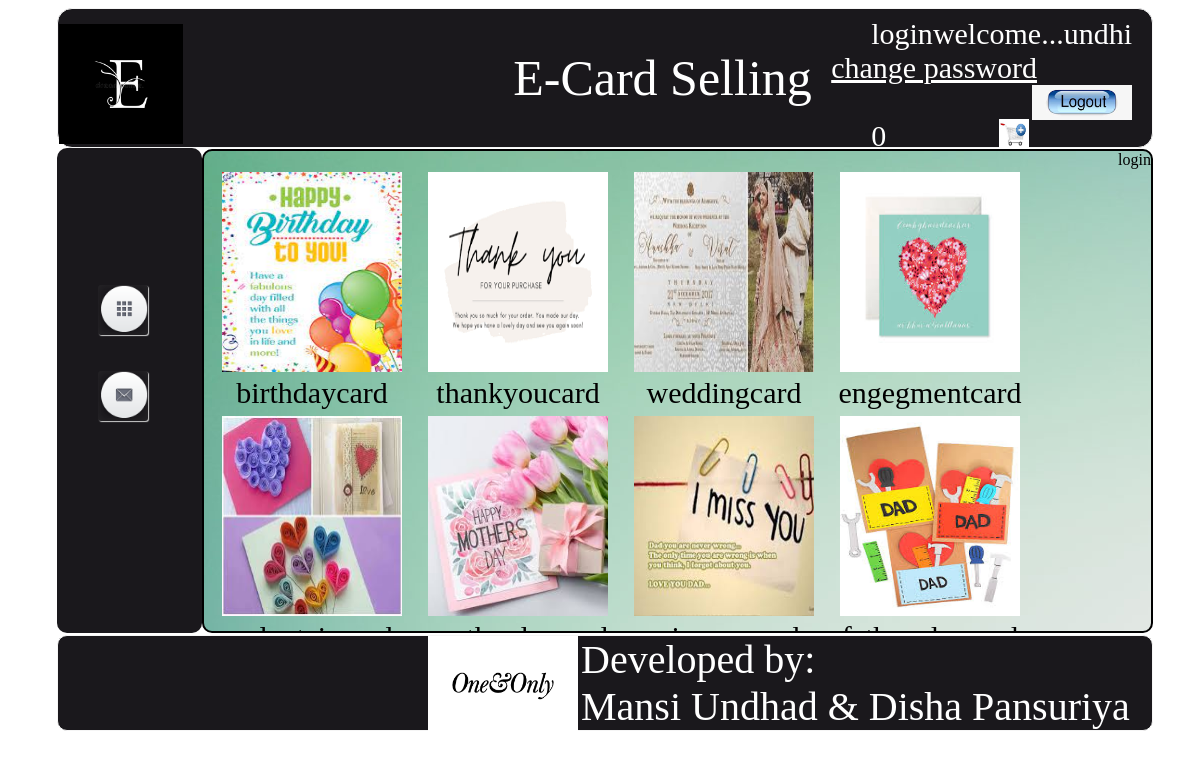
/index.php?page=card (signed in), run on the app's committed database.
### tables this page shows
CREATE TABLE IF NOT EXISTS `category` (
`c_id` int(10) NOT NULL,
  `c_name` varchar(50) NOT NULL,
  `c_image` varchar(50) NOT NULL
);

### include/card.php (the view)
<div id="category">
	<?php
		include("../connection.php");
		$que="select * from category";
		$res=mysql_query($que,$con);
		echo "<br>";
		while($row=mysql_fetch_array($res))
		{
			echo "<table align='left'>";
			echo "<tr>";
				echo "<td align='center'><a href='index.php?page=subcard&c_id=".$row[0]."'>
				<img src='upload/".$row['c_image']."' height='200px' width='180px'></a></td>";
					echo "</tr>";
			echo "<tr>";
				echo "<td align='center' class='td'>".$row['c_name']."</td>";
					echo "</tr>";
			echo "</table>";
		}
	?>
</div>

### css/style.css (style rules this page uses)
a { margin:10px; color:#d8baba; font-size:25px; }
#category { margin:0px 0px 0px 5px; }
.td { font-size:30px; font-family:monotype corsiva; border:0px; }

### data on the page
category: c_image (picture), c_name "birthdaycard"
category: c_image (picture), c_name "thankyoucard"
category: c_image (picture), c_name "weddingcard"
category: c_image (picture), c_name "engegmentcard"
category: c_image (picture)
category: c_image (picture)
category: c_image (picture)
category: c_image (picture)

### other printed values
$_SESSION['unm'] "undhi"
$row=mysql_num_rows($res) "0"
